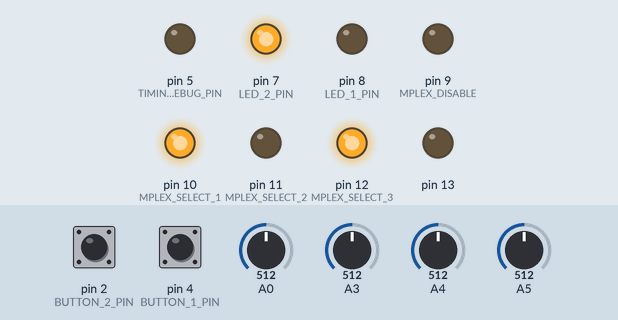
Bench run of a sketch on a simulated Arduino Mega 2560, built with avr-gcc and run on an emulated ATmega2560. Parts: output pins drawn as LEDs (lit = HIGH). The test bench sets the inputs (shaded band); at power-on: A0 = 512, pin 2 (BUTTON_2_PIN) HIGH, pin 4 (BUTTON_1_PIN) HIGH, A3 = 512, A4 = 512, A5 = 512. MIDI output is not drawn.

Above: at 1.2 s.
1.3 s: A0 set to 23
2.8 s: A0 set to 19
At 3.9 s:
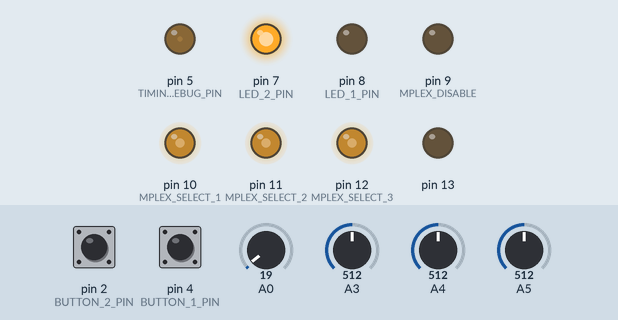
5.8 s: A0 set to 122
At 6.7 s:
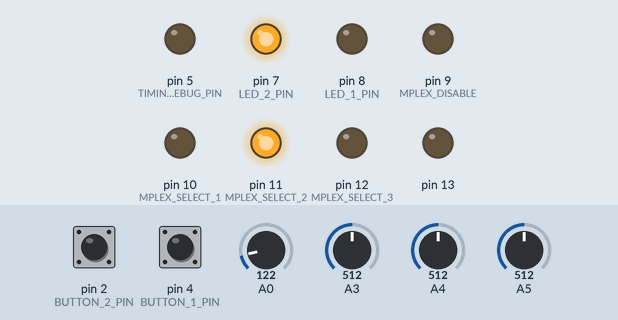
7.3 s: A0 set to 10
At 8.0 s:
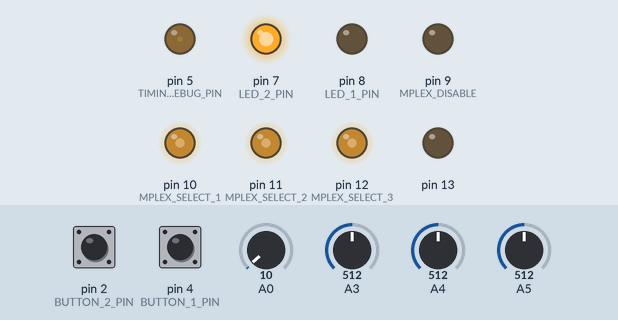
8.8 s: A0 set to 30
At 9.9 s:
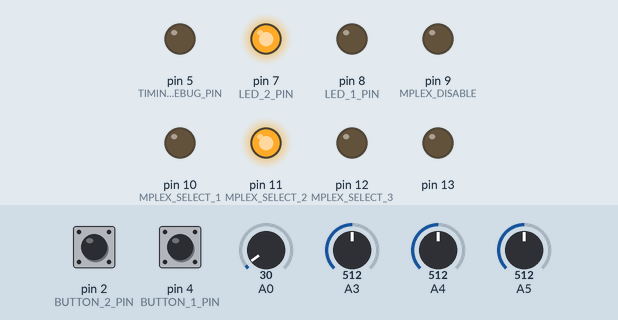
Timing chart, 0 to 11.3 s (numbered marks = the images above; inputs shaded):
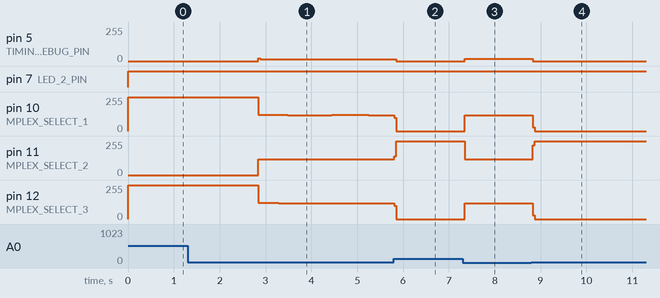

The sketch:

midi_jomox_interface.ino
```cpp
//#define DEBUG
#define DO_MIDI

#if !defined(DEBUG) && defined(DO_MIDI)
// Source of MIDI library: https://github.com/FortySevenEffects/arduino_midi_library
#include <MIDI.h>

MIDI_CREATE_DEFAULT_INSTANCE();
#endif

const float UPDATE_ALPHA = 0.1;
const int DEBOUNCE_DIGITAL_PIN_TIME = 50; // milliseconds
const int TIMING_DEBUG_PIN = 5;

// Multiplexer selector
const int MPLEX_SELECT_1 = 10;
const int MPLEX_SELECT_2 = 11;
const int MPLEX_SELECT_3 = 12;
const int MPLEX_DISABLE = 9;
int last_mplex_select = -1;

// MIDI definitions
const int CONTROL_CHANGE = 0xC0;
const int MIDI_CHANNEL = 10;  // base-1
const int NOTE_NUMBER = 38;

// Hit detection threshold values
const int HDT_READ_PEAK_DURATION = 5000; // in microseconds
const uint16_t PIEZO_MAX_VALUE = 700;
const int32_t HDT_MIN_THRESHOLD = 20;

// Analogue inputs.
class AnalogueInput {
  public:
    char name[16];
    int last_read_value;
    int last_midi_value;

    int midi_value;
    float last_smoothed_value;
    float smoothed_value;

    // For reading the right knob.
    int input_pin;
    int mplex_select;

    // For translating to MIDI CC signals.
    int midi_cc;
    int bit_shifts;
    bool two_bytes;

    AnalogueInput(const char *name, int input_pin, int mplex_select, int midi_cc,
                  int bit_shifts = 2, bool two_bytes = true)
      : last_read_value(0), last_midi_value(0),
        midi_value(0), last_smoothed_value(0), smoothed_value(0),
        input_pin(input_pin), mplex_select(mplex_select),
        midi_cc(midi_cc),
        bit_shifts(bit_shifts), two_bytes(two_bytes)
    {
      strncpy(this->name, name, 16);
      this->name[15] = 0;
    }

    void update();
    void reset();
};

#define INPUT_BLOCK_LEFT A4
#define INPUT_BLOCK_RIGHT A5

// Column 1
AnalogueInput m1_pitch("m1_pitch", INPUT_BLOCK_LEFT, 7, 90);
AnalogueInput m1_dampen("m1_dampen", INPUT_BLOCK_LEFT, 5, 92);
AnalogueInput m12_coupling("m12_coupling", INPUT_BLOCK_LEFT, 0, 100);
AnalogueInput lfo_wave("lfo_wave", INPUT_BLOCK_LEFT, 3, 119, 7, false);

// Column 2
AnalogueInput m2_pitch("m2_pitch", INPUT_BLOCK_LEFT, 6, 94);
AnalogueInput m2_dampen("m2_dampen", INPUT_BLOCK_LEFT, 4, 96);
AnalogueInput m21_coupling("m21_coupling", INPUT_BLOCK_LEFT, 1, 102);
AnalogueInput lfo_intensity("lfo_intensity", INPUT_BLOCK_LEFT, 2, 121, 3, false);

// Column 3
AnalogueInput noise("noise", INPUT_BLOCK_RIGHT, 7, 109, 3, false);
AnalogueInput noise_filter("noise_filter", INPUT_BLOCK_RIGHT, 5, 112, 3, false);
AnalogueInput metal_noise_a("metal_noise_a", INPUT_BLOCK_RIGHT, 3, 106);
AnalogueInput lfo_speed("lfo_speed", INPUT_BLOCK_RIGHT, 0, 122, 3, false);

// Column 4
AnalogueInput decay("decay", INPUT_BLOCK_RIGHT, 6, 110, 3, false);
AnalogueInput gate("gate", INPUT_BLOCK_RIGHT, 4, 114, 3, false);
AnalogueInput lfo_select("lfo_select", INPUT_BLOCK_RIGHT, 1, 120, 3, false);
AnalogueInput lfo_one_shot("lfo_one_shot", INPUT_BLOCK_RIGHT, 2, 123, 3, false);

// AnalogueInput threshold_decay("threshold_decay", A3, 0, 0, 0, false);
AnalogueInput hit_sens_gamma("hit_sens_gamma", A3, 0, 0, 0, false);

AnalogueInput* analogue_inputs[] = {
  &m1_pitch,
  &m1_dampen,
  &m12_coupling,
  &lfo_wave,
  &m2_pitch,
  &m2_dampen,
  &m21_coupling,
  &lfo_intensity,
  &noise,
  &noise_filter,
  &metal_noise_a,
  &lfo_speed,
  &decay,
  &gate,
  &lfo_select,
  &lfo_one_shot,
  // &threshold_decay,
  &hit_sens_gamma,
  NULL
};


const int LED_1_PIN = 8;
const int LED_2_PIN = 7;

class Piezo {
  public:
    char name[16];

    int piezo_pin;
    int reset_pin;
    int led_pin;

    bool is_peaking;
    uint16_t piezo_level;
    uint16_t last_level;
    uint16_t last_hit_level;
    uint32_t hit_detect_time;
    uint32_t time_since_hit;

    bool hit_detected;
    unsigned int hit_threshold;

    Piezo(const char *name, int piezo_pin, int reset_pin, int led_pin)
      : piezo_pin(piezo_pin), reset_pin(reset_pin), led_pin(led_pin),
        is_peaking(false), hit_detected(false), hit_threshold(HDT_MIN_THRESHOLD),
        last_hit_level(0)
    {
      strncpy(this->name, name, 16);
      this->name[15] = 0;
    }

    void update();
};

Piezo piezo_head("head", A0, 3, LED_1_PIN);


// Digital inputs.
const int BUTTON_1_PIN = 4;
int button1 = 0;
int last_button1_read_time = 0;
int debounced_button1 = 0;

const int BUTTON_2_PIN = 2;
int button2 = 0;
int last_button2_read_time = 0;
int debounced_button2 = 0;


void send_midi_control(int midi_controller_nr, int new_rounded_value, bool is_twobytes) {
#ifdef DO_MIDI
#ifdef DEBUG
  Serial.print("MIDI CC: ctrl=");
  Serial.print(midi_controller_nr);
  Serial.print(" value=");
  Serial.println(new_rounded_value);
  (void)is_twobytes;
#else
  if (is_twobytes) {
    send_midi_control(midi_controller_nr, new_rounded_value >> 7, false);
    send_midi_control(midi_controller_nr + 1, new_rounded_value, false);
  } else {
    MIDI.sendControlChange(midi_controller_nr, new_rounded_value, MIDI_CHANNEL);
  }
#endif
#endif
}

void send_midi_note(int velocity) {
#ifdef DO_MIDI
#ifdef DEBUG
  Serial.print("MIDI note: velocity=");
  Serial.println(velocity);
#else
  MIDI.sendNoteOn(NOTE_NUMBER, velocity, MIDI_CHANNEL);
#endif
#endif
}

// Sends hit with velocity on interval [0, 1]
void send_hit(float velocity) {
    // Apply gamma correction, first convert Arduino value [0-1024] to [0-2]
    float gamma = hit_sens_gamma.last_smoothed_value / 512;
    float corrected_velo = pow(velocity, gamma);
#ifdef DEBUG
    Serial.print("velo = ");
    Serial.print(velocity);
    Serial.print("; gamma = ");
    Serial.print(gamma);
    Serial.print("; corrected = ");
    Serial.println(corrected_velo);
#endif

    int midi_velo = max(0, min(0x7F * corrected_velo, 0x7F));
    send_midi_note(midi_velo);
}

void AnalogueInput::update()
{
  // Set the multiplexer
  digitalWrite(MPLEX_SELECT_1, (mplex_select >> 0) & 1 ? HIGH : LOW);
  digitalWrite(MPLEX_SELECT_2, (mplex_select >> 1) & 1 ? HIGH : LOW);
  digitalWrite(MPLEX_SELECT_3, (mplex_select >> 2) & 1 ? HIGH : LOW);
  last_mplex_select = mplex_select;

  // Read the value, smoothing it over time.
  last_read_value = analogRead(input_pin);
  float diff = last_read_value - smoothed_value;
  smoothed_value += diff * UPDATE_ALPHA;

  // Don't bother sending out small updates.
  if (fabs(smoothed_value - last_smoothed_value) < 2) return;
  last_smoothed_value = smoothed_value;

  // Channel 0 means "don't send MIDI at all"
  if (midi_cc == 0) return;

  // Compute which value to send over the MIDI channel.
  last_midi_value = midi_value;
  midi_value = round(smoothed_value) >> bit_shifts;
  if (last_midi_value == midi_value) return;

#if defined(DEBUG) && defined(DO_MIDI)
  Serial.print("Input ");
  Serial.print(name);
  Serial.print(" @ ");
  Serial.print(input_pin);
  Serial.print("/");
  Serial.print(mplex_select);
  Serial.print(" = ");
  Serial.print(last_read_value);
  Serial.print(" => ");
  Serial.println(midi_value);
#endif

  // Send new value as MIDI control value.
  send_midi_control(midi_cc, midi_value, two_bytes);
}

void AnalogueInput::reset()
{
  midi_value = 0;
  smoothed_value = 0;
}

void update_controllers()
{
  static int controller_idx = 0;
  AnalogueInput *controller = analogue_inputs[controller_idx];

  if (!controller) {
    // Reset loop
    controller_idx = 0;
    controller = analogue_inputs[0];
    digitalWrite(TIMING_DEBUG_PIN, HIGH);
} else {
    digitalWrite(TIMING_DEBUG_PIN, LOW);
}

  controller->update();
  controller_idx++;
}

void reset_all_knobs()
{
  AnalogueInput **controller = analogue_inputs;

  while (*controller) {
    (*controller)->reset();
    controller++;
  }
}


void read_button(int &value, int &debounced_value, int input_pin, int &last_read_time) {
  // read the state of the switch into a local variable:
  int reading = digitalRead(input_pin);

  // check to see if you just pressed the button
  // (i.e. the input went from LOW to HIGH),  and you've waited
  // long enough since the last press to ignore any noise:

  // If the switch changed, due to noise or pressing:
  if (reading != value) {
    // reset the debouncing timer
    last_read_time = millis();
  }

  if ((millis() - last_read_time) > DEBOUNCE_DIGITAL_PIN_TIME) {
    // whatever the reading is at, it's been there for longer
    // than the debounce delay, so take it as the actual current state:

    // if the button state has changed:
    if (reading != debounced_value) {
      debounced_value = value = reading;
      button_value_changed(debounced_value, input_pin);
    }
  }

  value = reading;
}

void button_value_changed(int value, int input_pin) {
  switch (input_pin) {
    case BUTTON_1_PIN:
      send_hit(value ? 0.0 : 0.5);
      break;
    case BUTTON_2_PIN:
      if (!value) reset_all_knobs();
      break;
  }
}

uint32_t last_report_time = 0;

void Piezo::update()
{
    piezo_level = analogRead(piezo_pin);
    time_since_hit = (micros() - hit_detect_time) & 0xffffffff;

    if (piezo_level > hit_threshold) {
        if (piezo_level > last_level) {
            /* We're still going up in signal strength; wait until it goes down again
             * because then we've found our peak. */
        } else {
            hit_detected = true;
            last_hit_level = last_level;
            hit_detect_time = micros();

            // Send the midi note ASAP.
            // float_velo is on the interval [0, 1]
            float float_velo = (float)(last_hit_level - HDT_MIN_THRESHOLD) / (PIEZO_MAX_VALUE - HDT_MIN_THRESHOLD);
            send_hit(min(1.0f, max(0.0f, float_velo)));

            #ifdef DEBUG
            Serial.print(micros());
            Serial.print(": Piezo '");
            Serial.print(name);
            Serial.print("' was hit at level ");
            Serial.println(last_hit_level);
            #endif

            // Reset the peak detector.
            digitalWrite(3, HIGH);
            do {
                Serial.write('.');
                delay(10);
            } while((piezo_level = analogRead(piezo_pin)) > HDT_MIN_THRESHOLD);
            Serial.write('\n');
            digitalWrite(3, LOW);

            hit_threshold = max(last_hit_level, PIEZO_MAX_VALUE);
            time_since_hit = 0;
            last_report_time = 0;
        }
    }
    else if (hit_threshold > HDT_MIN_THRESHOLD) {
        // Lower threshold dynamically, taking care of time that can wrap around.
        // float decay_factor = threshold_decay.last_smoothed_value / 100.0f;
        float decay_factor = 7.0f;
        int32_t time_since_detect = time_since_hit - HDT_READ_PEAK_DURATION;
        int32_t delta = decay_factor * time_since_detect / 1000;

        // The HDT_DECAYX_Y values are determined under the assumption of
        // a hit level of 1000, so we have to factor that in.
        delta = delta * last_hit_level / 1000;
        if (delta > last_hit_level - HDT_MIN_THRESHOLD) {
            hit_threshold = HDT_MIN_THRESHOLD;
        }
        else {
            hit_threshold = last_hit_level - delta;
        }

        // last_report_time = 0;
    } else {
        hit_detected = false;
    }

    #ifdef DEBUG
    if (last_report_time == 0 || last_report_time + 1000000 < micros()) {
        last_report_time = micros();
        Serial.print(last_report_time);
        Serial.print(" level is ");
        Serial.print(piezo_level);
        Serial.print(" -- threshold is now ");
        Serial.print(hit_threshold);
        // Serial.print(" -- threshold decay ");
        // Serial.print(threshold_decay.last_smoothed_value  / 100.0f);
        Serial.println("");
    }
    #endif

    if (hit_detected) {
    }
    digitalWrite(LED_1_PIN, hit_detected ? HIGH : LOW);
    last_level = piezo_level;
}

void setup() {
#ifdef DEBUG
  Serial.begin(115200);
  Serial.println("Yay! This is Sybren's Jomox interface");
  #ifndef DO_MIDI
  Serial.println("MIDI has been disabled for debugging purposes.");
  #endif
#else
#ifdef DO_MIDI
  MIDI.begin(MIDI_CHANNEL);
#endif
#endif

  pinMode(BUTTON_1_PIN, INPUT_PULLUP);
  pinMode(BUTTON_2_PIN, INPUT_PULLUP);
  pinMode(LED_1_PIN, OUTPUT);
  pinMode(LED_2_PIN, OUTPUT);

  pinMode(MPLEX_DISABLE, OUTPUT);
  pinMode(MPLEX_SELECT_1, OUTPUT);
  pinMode(MPLEX_SELECT_2, OUTPUT);
  pinMode(MPLEX_SELECT_3, OUTPUT);
  pinMode(TIMING_DEBUG_PIN, OUTPUT);
  digitalWrite(MPLEX_DISABLE, LOW);

  pinMode(13, OUTPUT);
}

void loop() {
  update_controllers();

  read_button(button1, debounced_button1, BUTTON_1_PIN, last_button1_read_time);
  read_button(button2, debounced_button2, BUTTON_2_PIN, last_button2_read_time);

  piezo_head.update();
  //  piezo_rim.update();

  // Let the world know we're up & running.
  digitalWrite(LED_2_PIN, HIGH);
}
```

Measured:
- the behaviour switches between 21 and 20 on A0 (found by bisection; images 0 and 1)
- after the input at 1.3 s, every drawn part: stays the same
- after the input at 2.8 s, pin 5 (TIMING_DEBUG_PIN): 0/255 → 14/255 after 0.05 s; pin 10 (MPLEX_SELECT_1): 255/255 → 123/255 after 0.05 s, → 117/255 0.64 s later, → 123/255 0.96 s later, → 117/255 0.80 s later; pin 11 (MPLEX_SELECT_2): 0/255 → 120/255 after 0.05 s; pin 12 (MPLEX_SELECT_3): 255/255 → 123/255 after 0.05 s, → 117/255 0.44 s later
- after the input at 5.8 s, pin 5 (TIMING_DEBUG_PIN): 14/255 → 0/255 after 0.05 s; pin 11 (MPLEX_SELECT_2): 120/255 → 255/255 at once; pin 12 (MPLEX_SELECT_3): 117/255 → 0/255 at once
- after the input at 7.3 s, pin 5 (TIMING_DEBUG_PIN): 0/255 → 16/255 after 0.05 s; pin 10 (MPLEX_SELECT_1), pin 12 (MPLEX_SELECT_3): 0/255 → 120/255 after 0.05 s; pin 11 (MPLEX_SELECT_2): 255/255 → 119/255 after 0.05 s
- after the input at 8.8 s, pin 5 (TIMING_DEBUG_PIN): 16/255 → 0/255 at once; pin 10 (MPLEX_SELECT_1), pin 12 (MPLEX_SELECT_3): 120/255 → 0/255 at once; pin 11 (MPLEX_SELECT_2): 119/255 → 255/255 at once
